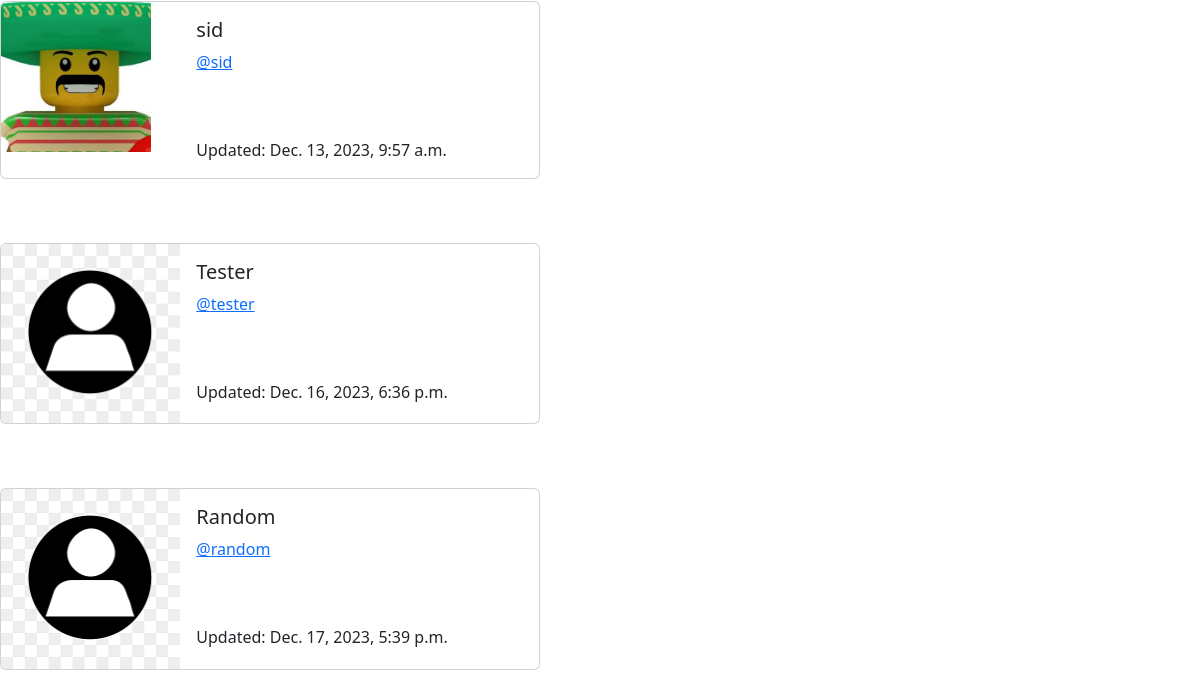
/profile_list/ (signed in, lower part), run on an earlier commit of the app's database.
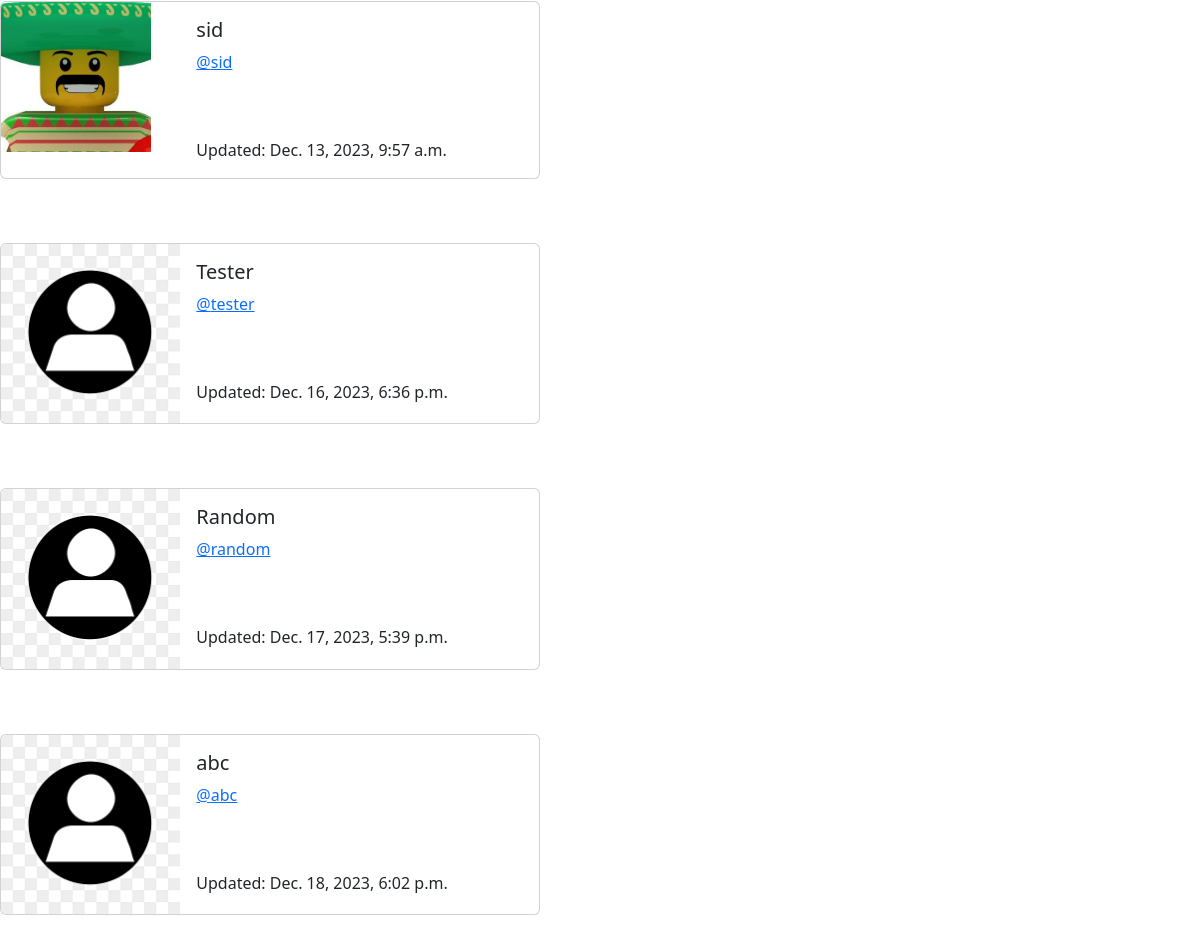
And on a later commit of the database.
### Twitter_app/models.py (models this page shows, shortened)
class Profile(models.Model):
    user = models.OneToOneField(User, on_delete=models.CASCADE)
    follows = models.ManyToManyField('self', related_name='followed_by', symmetrical=False,blank = True)
    date_modified = models.DateTimeField(User, auto_now= True)
    profile_img = models.ImageField(null = True, blank = True, upload_to= "static/img/")
    profile_bio = models.CharField(null= True, blank = True, max_length= 500)
    homepage_link= models.CharField(null= True, blank = True, max_length= 500)
    instagram_link = models.CharField(null= True, blank = True, max_length= 100)
    linkedin_link= models.CharField(null= True, blank = True, max_length= 100)

### Twitter_app/views.py (the view)
# urls.py: path('profile_list/', views.profile_list, name = "profile_list"),
def profile_list(request):
    if request.user.is_authenticated:
        profiles = Profile.objects.exclude(user = request.user)
        return render(request, 'profile_list.html', {"profiles": profiles})
    else:
        messages.success(request, "You must be login to view this page")
        return redirect("/")

### templates/profile_list.html (shortened to what this page needs)
{%  extends "base.html" %}
{% load static%}
{%block content %}
<br/>
{% if profiles%}
        {%for profile in profiles%}
        <div class="card mb-3" style="max-width: 540px;">
            <div class="row g-0">
              <div class="col-md-4">
                {% if profile.profile_img %}
                <img src="{{profile.profile_img.url}}" class="img-fluid rounded-start " style="height:150px;width:150px;" alt="profile.user.username">
                {%else%}
                <img src="{% static 'img/pngtree-default-male-avatar-png-image_2811083.jpg' %}" class="img-fluid rounded-start" alt="...">
                {%endif%}
              </div>
              <div class="col-md-8">
                <div class="card-body">
                  <h5 class="card-title">{{ profile.user.username }}</h5>
                  <p class="card-text"><a href= "{%url 'profile' profile.user.id %}">@{{ profile.user.username | lower }} </a></p><br><br>
                  <p class="card-text"><small class="text-body-secondary"></small> Updated: {{ profile.date_modified}}</small></p>
                </div>
              </div>
            </div>
          </div>
          <br><br>
        {% endfor %}
    {% endif %}
    {% endblock %}

What changed in the data, as far as the page shows it:
added Profile: user.username "abc", date_modified "Dec. 18, 2023, 6:02 p.m."
